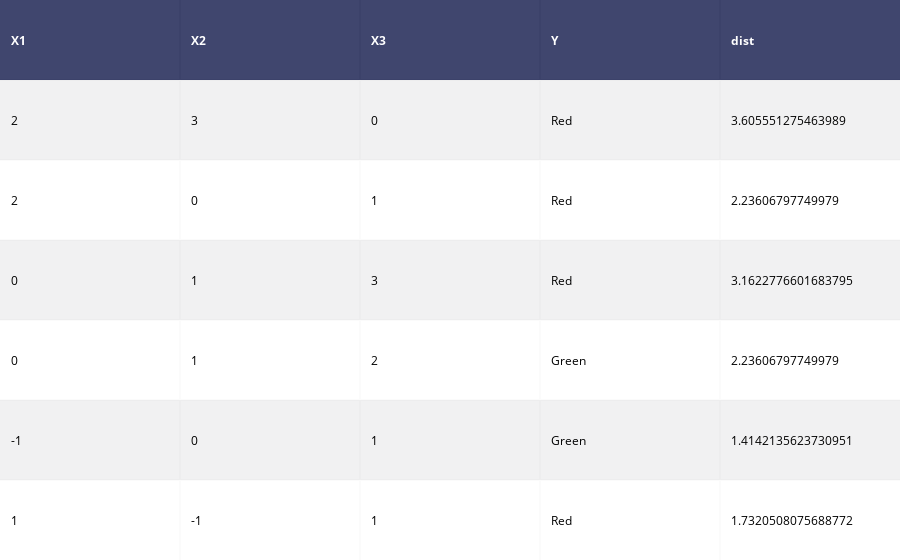

Notebook code cell kept with this figure:
### Code cell
observations['dist'] = np.linalg.norm(observations[['X1', 'X2', 'X3']]-Xtest, axis=1)
plotly.iplot(ff.create_table(observations))

### Figure 1 — Plotly figure (JSON) as saved in the notebook; plotly's stock layout.template omitted (floating-point values rounded to 4 significant figures)
{"data": [{"colorscale": [[0, "#00083e"], [0.5, "#ededee"], [1, "#ffffff"]], "hoverinfo": "none", "opacity": 0.75, "showscale": false, "type": "heatmap", "uid": "cd5a0950-adf0-4879-897e-544d6d8a288c", "z": [[0, 0, 0, 0, 0], [0.5, 0.5, 0.5, 0.5, 0.5], [1, 1, 1, 1, 1], [0.5, 0.5, 0.5, 0.5, 0.5], [1, 1, 1, 1, 1], [0.5, 0.5, 0.5, 0.5, 0.5], [1, 1, 1, 1, 1]]}], "layout": {"annotations": [{"align": "left", "font": {"color": "#ffffff"}, "showarrow": false, "text": "<b>X1</b>", "x": -0.45, "xanchor": "left", "xref": "x", "y": 0, "yref": "y"}, {"align": "left", "font": {"color": "#ffffff"}, "showarrow": false, "text": "<b>X2</b>", "x": 0.55, "xanchor": "left", "xref": "x", "y": 0, "yref": "y"}, {"align": "left", "font": {"color": "#ffffff"}, "showarrow": false, "text": "<b>X3</b>", "x": 1.55, "xanchor": "left", "xref": "x", "y": 0, "yref": "y"}, {"align": "left", "font": {"color": "#ffffff"}, "showarrow": false, "text": "<b>Y</b>", "x": 2.55, "xanchor": "left", "xref": "x", "y": 0, "yref": "y"}, {"align": "left", "font": {"color": "#ffffff"}, "showarrow": false, "text": "<b>dist</b>", "x": 3.55, "xanchor": "left", "xref": "x", "y": 0, "yref": "y"}, {"align": "left", "font": {"color": "#000000"}, "showarrow": false, "text": "2", "x": -0.45, "xanchor": "left", "xref": "x", "y": 1, "yref": "y"}, {"align": "left", "font": {"color": "#000000"}, "showarrow": false, "text": "3", "x": 0.55, "xanchor": "left", "xref": "x", "y": 1, "yref": "y"}, {"align": "left", "font": {"color": "#000000"}, "showarrow": false, "text": "0", "x": 1.55, "xanchor": "left", "xref": "x", "y": 1, "yref": "y"}, {"align": "left", "font": {"color": "#000000"}, "showarrow": false, "text": "Red", "x": 2.55, "xanchor": "left", "xref": "x", "y": 1, "yref": "y"}, {"align": "left", "font": {"color": "#000000"}, "showarrow": false, "text": "3.605551275463989", "x": 3.55, "xanchor": "left", "xref": "x", "y": 1, "yref": "y"}, {"align": "left", "font": {"color": "#000000"}, "showarrow": false, "text": "2", "x": -0.45, "xanchor": "left", "xref": "x", "y": 2, "yref": "y"}, {"align": "left", "font": {"color": "#000000"}, "showarrow": false, "text": "0", "x": 0.55, "xanchor": "left", "xref": "x", "y": 2, "yref": "y"}, {"align": "left", "font": {"color": "#000000"}, "showarrow": false, "text": "1", "x": 1.55, "xanchor": "left", "xref": "x", "y": 2, "yref": "y"}, {"align": "left", "font": {"color": "#000000"}, "showarrow": false, "text": "Red", "x": 2.55, "xanchor": "left", "xref": "x", "y": 2, "yref": "y"}, {"align": "left", "font": {"color": "#000000"}, "showarrow": false, "text": "2.23606797749979", "x": 3.55, "xanchor": "left", "xref": "x", "y": 2, "yref": "y"}, {"align": "left", "font": {"color": "#000000"}, "showarrow": false, "text": "0", "x": -0.45, "xanchor": "left", "xref": "x", "y": 3, "yref": "y"}, {"align": "left", "font": {"color": "#000000"}, "showarrow": false, "text": "1", "x": 0.55, "xanchor": "left", "xref": "x", "y": 3, "yref": "y"}, {"align": "left", "font": {"color": "#000000"}, "showarrow": false, "text": "3", "x": 1.55, "xanchor": "left", "xref": "x", "y": 3, "yref": "y"}, {"align": "left", "font": {"color": "#000000"}, "showarrow": false, "text": "Red", "x": 2.55, "xanchor": "left", "xref": "x", "y": 3, "yref": "y"}, {"align": "left", "font": {"color": "#000000"}, "showarrow": false, "text": "3.1622776601683795", "x": 3.55, "xanchor": "left", "xref": "x", "y": 3, "yref": "y"}, {"align": "left", "font": {"color": "#000000"}, "showarrow": false, "text": "0", "x": -0.45, "xanchor": "left", "xref": "x", "y": 4, "yref": "y"}, {"align": "left", "font": {"color": "#000000"}, "showarrow": false, "text": "1", "x": 0.55, "xanchor": "left", "xref": "x", "y": 4, "yref": "y"}, {"align": "left", "font": {"color": "#000000"}, "showarrow": false, "text": "2", "x": 1.55, "xanchor": "left", "xref": "x", "y": 4, "yref": "y"}, {"align": "left", "font": {"color": "#000000"}, "showarrow": false, "text": "Green", "x": 2.55, "xanchor": "left", "xref": "x", "y": 4, "yref": "y"}, {"align": "left", "font": {"color": "#000000"}, "showarrow": false, "text": "2.23606797749979", "x": 3.55, "xanchor": "left", "xref": "x", "y": 4, "yref": "y"}, {"align": "left", "font": {"color": "#000000"}, "showarrow": false, "text": "-1", "x": -0.45, "xanchor": "left", "xref": "x", "y": 5, "yref": "y"}, {"align": "left", "font": {"color": "#000000"}, "showarrow": false, "text": "0", "x": 0.55, "xanchor": "left", "xref": "x", "y": 5, "yref": "y"}, {"align": "left", "font": {"color": "#000000"}, "showarrow": false, "text": "1", "x": 1.55, "xanchor": "left", "xref": "x", "y": 5, "yref": "y"}, {"align": "left", "font": {"color": "#000000"}, "showarrow": false, "text": "Green", "x": 2.55, "xanchor": "left", "xref": "x", "y": 5, "yref": "y"}, {"align": "left", "font": {"color": "#000000"}, "showarrow": false, "text": "1.4142135623730951", "x": 3.55, "xanchor": "left", "xref": "x", "y": 5, "yref": "y"}, {"align": "left", "font": {"color": "#000000"}, "showarrow": false, "text": "1", "x": -0.45, "xanchor": "left", "xref": "x", "y": 6, "yref": "y"}, {"align": "left", "font": {"color": "#000000"}, "showarrow": false, "text": "-1", "x": 0.55, "xanchor": "left", "xref": "x", "y": 6, "yref": "y"}, {"align": "left", "font": {"color": "#000000"}, "showarrow": false, "text": "1", "x": 1.55, "xanchor": "left", "xref": "x", "y": 6, "yref": "y"}, {"align": "left", "font": {"color": "#000000"}, "showarrow": false, "text": "Red", "x": 2.55, "xanchor": "left", "xref": "x", "y": 6, "yref": "y"}, {"align": "left", "font": {"color": "#000000"}, "showarrow": false, "text": "1.7320508075688772", "x": 3.55, "xanchor": "left", "xref": "x", "y": 6, "yref": "y"}], "autosize": true, "margin": {"b": 0, "l": 0, "r": 0, "t": 0}, "xaxis": {"autorange": true, "dtick": 1, "gridwidth": 2, "range": [-0.5, 4.5], "showticklabels": false, "tick0": -0.5, "ticks": "", "zeroline": false}, "yaxis": {"autorange": true, "dtick": 1, "gridwidth": 2, "range": [6.5, -0.5], "showticklabels": false, "tick0": 0.5, "ticks": "", "zeroline": false}}}
